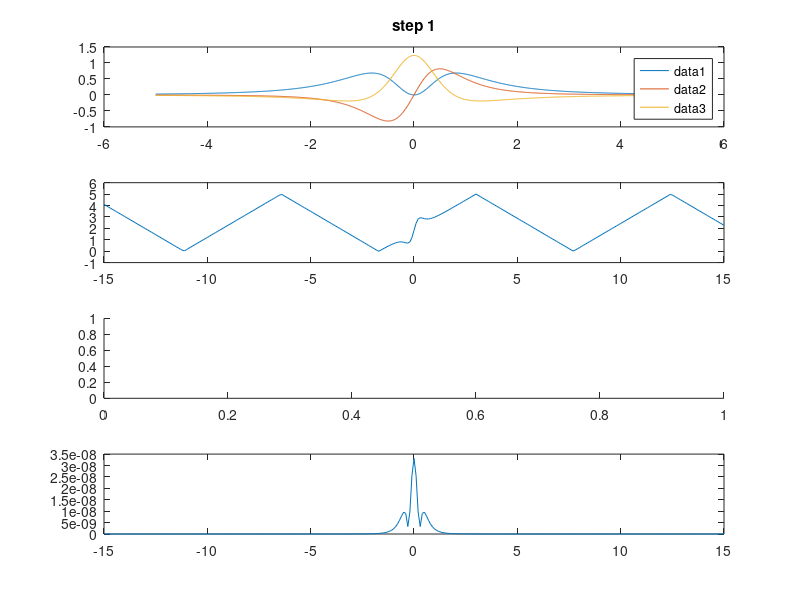

Recreate this plot in MATLAB.
clc
clear

%% step 1

w = -5:0.01:5;

f1 = sqrt(128/pi/3).*w.^2./(1+w.^2).^(5/2);
f2 = sqrt(128/pi/5).*w./(1+w.^2).^(5/2);
f3 = sqrt(24/pi/5).*( (1./(1+w.^2)).^(5/2) - (5/3) .* (w.^2./(1+w.^2).^(5/2)) );

figure(1)
subplot(4,1,1)
plot(w,f1,w,f2,w,f3)
title("step 1")
legend()

%% step 2
subplot(4,1,2)

tt = -15:0.1:15;

pos = 0;
sig = sqrt(128/pi/5).*(2*tt-pos)./(1+(2*tt-pos).^2).^(5/2);

sig2 = sig+5*abs(sawtooth(tt/1.5-2));

plot(tt,sig2)

%% step 3

subplot(4,1,3)

scaled = 0.001;

for i = 1:length(tt)
    pos = tt(i);
    ww = (tt-pos)./scaled;
    f2 = sqrt(128/pi/5).*ww./(1+ww.^2).^(5/2);
    f1 = sqrt(128/pi/3).*ww.^2./(1+ww.^2).^(5/2);
    f3 = sqrt(24/pi/5).*( (1./(1+ww.^2)).^(5/2) - (5/3) .* (ww.^2./(1+ww.^2).^(5/2)) );
    f_sig1(i) = sig*f1';
    f_sig2(i) = sig*f2';
    f_sig3(i) = sig*f3';
    f_sig1(i) = 0;
    f_sig3(i) = 0;
    f_sig(i) = sqrt(f_sig1(i).^2+f_sig2(i).^2+f_sig3(i).^2);

    
    

end



subplot(4,1,4)
plot(tt,f_sig)